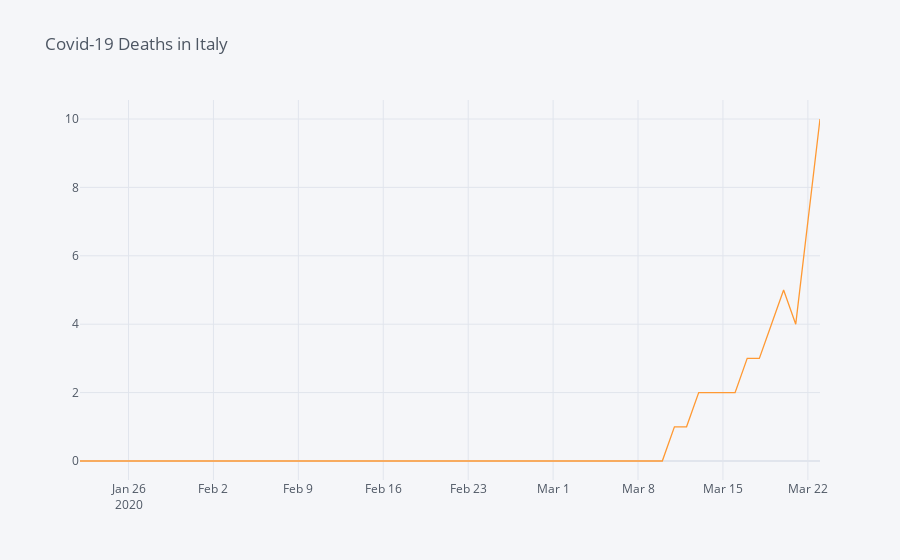

The notebook cell this image was saved under:
### Code cell
india_covid.iplot(kind='line',x="Date",y="Fatalities",title="Covid-19 Deaths in Italy")

### Figure 1 — Plotly figure (JSON) as saved in the notebook; plotly's stock layout.template omitted (floating-point values rounded to 4 significant figures)
{"data": [{"line": {"color": "rgba(255, 153, 51, 1.0)", "dash": "solid", "shape": "linear", "width": 1.3}, "mode": "lines", "name": "Fatalities", "text": "", "type": "scatter", "x": ["2020-01-22", "2020-01-23", "2020-01-24", "2020-01-25", "2020-01-26", "2020-01-27", "2020-01-28", "2020-01-29", "2020-01-30", "2020-01-31", "2020-02-01", "2020-02-02", "2020-02-03", "2020-02-04", "2020-02-05", "2020-02-06", "2020-02-07", "2020-02-08", "2020-02-09", "2020-02-10", "2020-02-11", "2020-02-12", "2020-02-13", "2020-02-14", "2020-02-15", "2020-02-16", "2020-02-17", "2020-02-18", "2020-02-19", "2020-02-20", "2020-02-21", "2020-02-22", "2020-02-23", "2020-02-24", "2020-02-25", "2020-02-26", "2020-02-27", "2020-02-28", "2020-02-29", "2020-03-01", "2020-03-02", "2020-03-03", "2020-03-04", "2020-03-05", "2020-03-06", "2020-03-07", "2020-03-08", "2020-03-09", "2020-03-10", "2020-03-11", "2020-03-12", "2020-03-13", "2020-03-14", "2020-03-15", "2020-03-16", "2020-03-17", "2020-03-18", "2020-03-19", "2020-03-20", "2020-03-21", "2020-03-22", "2020-03-23"], "y": [0, 0, 0, 0, 0, 0, 0, 0, 0, 0, 0, 0, 0, 0, 0, 0, 0, 0, 0, 0, 0, 0, 0, 0, 0, 0, 0, 0, 0, 0, 0, 0, 0, 0, 0, 0, 0, 0, 0, 0, 0, 0, 0, 0, 0, 0, 0, 0, 0, 1, 1, 2, 2, 2, 2, 3, 3, 4, 5, 4, 7, 10]}], "layout": {"legend": {"bgcolor": "#F5F6F9", "font": {"color": "#4D5663"}}, "paper_bgcolor": "#F5F6F9", "plot_bgcolor": "#F5F6F9", "title": {"font": {"color": "#4D5663"}, "text": "Covid-19 Deaths in Italy"}, "xaxis": {"gridcolor": "#E1E5ED", "showgrid": true, "tickfont": {"color": "#4D5663"}, "title": {"font": {"color": "#4D5663"}, "text": ""}, "zerolinecolor": "#E1E5ED"}, "yaxis": {"gridcolor": "#E1E5ED", "showgrid": true, "tickfont": {"color": "#4D5663"}, "title": {"font": {"color": "#4D5663"}, "text": ""}, "zerolinecolor": "#E1E5ED"}}}
